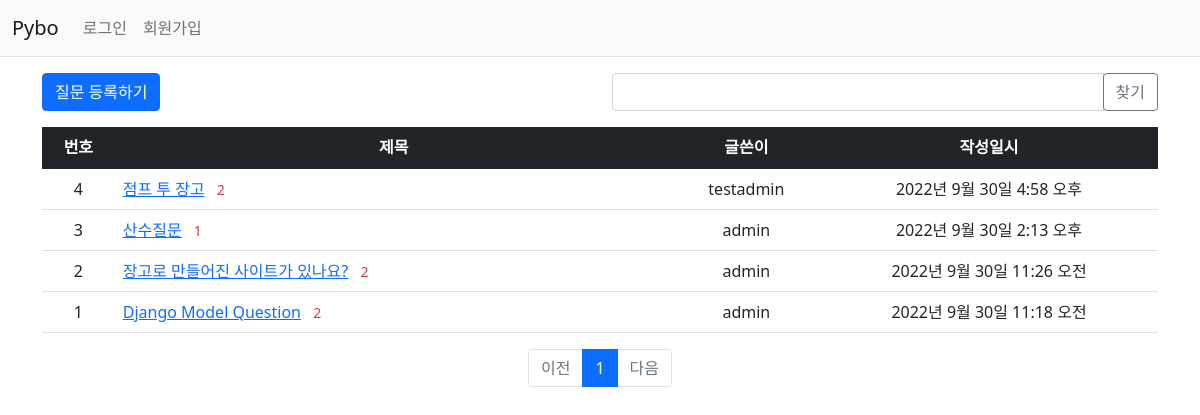
Page /pybo/ on the earlier database version.
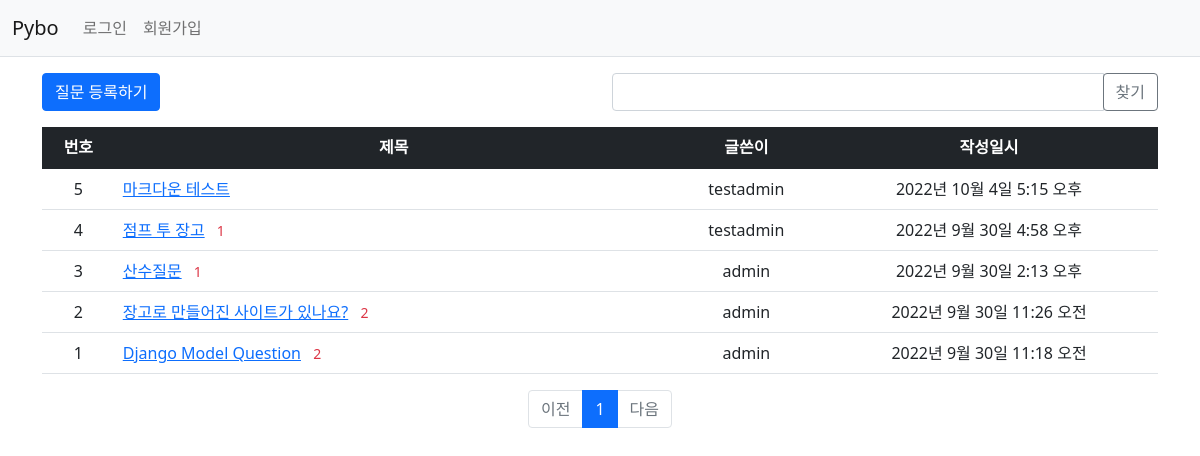
Same page on the later database version.
### pybo/models.py (models this page shows, shortened)
class Question(models.Model):
    author = models.ForeignKey(User, on_delete=models.CASCADE, related_name='author_question')
    subject = models.CharField(max_length=200)
    content = models.TextField()
    create_date = models.DateTimeField()
    modify_date = models.DateTimeField(null=True, blank=True)
    voter = models.ManyToManyField(User, related_name='voter_question')  # 추천인 추가

### pybo/views/base_views.py (the view, shortened to what this page needs)
# urls.py: path('', base_views.index, name='index'),  # '/' 에 해당되는 path
def index(request):
    page = request.GET.get('page', '1')  # 페이지
    kw = request.GET.get('kw', '')  # 검색어
    question_list = Question.objects.order_by('-create_date')
    paginator = Paginator(question_list, 10)  # 페이지당 10개씩 보여주기
    page_obj = paginator.get_page(page)
    context = {'question_list': page_obj, 'page': page, 'kw': kw}
    return render(request, 'pybo/question_list.html', context)

### pybo/templatetags/pybo_filter.py (called while the page is built)
@register.filter
def sub(value, arg):
    return value - arg

### templates/pybo/question_list.html (shortened to what this page needs)
{% extends 'base.html' %}
{% load pybo_filter %}
{% block content %}
<div class="container my-3">
    <div class="row my-3">
        <div class="col-6">
            <a href="{% url 'pybo:question_create' %}" class="btn btn-primary">질문 등록하기</a>
        </div>
        <div class="col-6">
            <div class="input-group">
                <input type="text" id="search_kw" class="form-control" value="{{ kw|default_if_none:'' }}">
                <div class="input-group-append">
                    <button class="btn btn-outline-secondary" type="button" id="btn_search">찾기</button>
                </div>
            </div>
        </div>
    </div>
    <table class="table">
        <thead>
        <tr class="text-center table-dark">
            <th>번호</th>
            <th style="width:50%">제목</th>
            <th>글쓴이</th>
            <th>작성일시</th>
        </tr>
        </thead>
        <tbody>
        {% if question_list %}
        {% for question in question_list %}
        <tr class="text-center">
            <td>
                {{ question_list.paginator.count|sub:question_list.start_index|sub:forloop.counter0|add:1 }}
            </td>
            <td class="text-start">
                <a href="{% url 'pybo:detail' question.id %}">{{ question.subject }}</a>
                {% if question.answer_set.count > 0 %}
                <span class="text-danger small mx-2">{{ question.answer_set.count }}</span>
                {% endif %}
            <td>{{ question.author.username }}</td>
            <td>{{ question.create_date }}</td>
        </tr>
        {% endfor %}
        {% else %}
        <tr>
            <td colspan="4">질문이 없습니다.</td>
        </tr>
        {% endif %}
        </tbody>
    </table>
    <ul class="pagination justify-content-center">
        {% if question_list.has_previous %}
        <li class="page-item">
            <a class="page-link" data-page="{{ question_list.previous_page_number }}"
           href="javascript:void(0)">이전</a>
        </li>
        {% else %}
        <li class="page-item disabled">
            <a class="page-link" tabindex="-1" aria-disabled="true" href="#">이전</a>
        </li>
        {% endif %}
        {% for page_number in question_list.paginator.page_range %}
        {% if page_number >= question_list.number|add:-5 and page_number <= question_list.number|add:5 %}
        {% if page_number == question_list.number %}
        <li class="page-item active" aria-current="page">
             <a class="page-link" data-page="{{ page_number }}"
           href="javascript:void(0)">{{ page_number }}</a>
        </li>
        {% else %}
        <li class="page-item">
            <a class="page-link" data-page="{{ page_number }}"
           href="javascript:void(0)">{{ page_number }}</a>
        </li>
        {% endif %}
        {% endif %}
        {% endfor %}
        {% if question_list.has_next %}
        <li class="page-item">
            <a class="page-link" data-page="{{ question_list.next_page_number }}"
           href="javascript:void(0)">다음</a>
        </li>
        {% else %}
        <li class="page-item disabled">
            <a class="page-link" tabindex="-1" aria-disabled="true" href="#">다음</a>
        </li>
        {% endif %}
    </ul>
</div>
{% endblock %}

### templates/base.html (shortened to what this page needs)
{% load static %}
<!doctype html>
<html lang="ko">
<head>
    <link rel="stylesheet" type="text/css" href="{% static 'bootstrap.min.css' %}">
    <link rel="stylesheet" type="text/css" href="{% static 'pybo/style.css' %}">
</head>
<body>
{% include "navbar.html" %}
{% block content %}
{% endblock %}
</body>
</html>

### templates/navbar.html (shortened to what this page needs)
<nav class="navbar navbar-expand-lg navbar-light bg-light border-bottom">
    <div class="container-fluid">
        <a class="navbar-brand" href="{% url 'index' %}">Pybo</a>
        <div class="collapse navbar-collapse" id="navbarSupportedContent">
            <ul class="navbar-nav me-auto mb-2 mb-lg-0">
                <li class="nav-item">
                    {% if user.is_authenticated %}
                    <a class="nav-link" href="{% url 'common:logout' %}">{{ user.username }} (로그아웃)</a>
                    {% else %}
                    <a class="nav-link" href="{% url 'common:login' %}">로그인</a>
                    {% endif %}
                </li>
                <li>
                    {% if not user.is_authenticated %}
                    <a class="nav-link" href="{% url 'common:signup' %}">회원가입</a>
                    {% endif %}
                </li>
            </ul>
        </div>
    </div>
</nav>

Differences in the rows shown:
added Question: paginator.count|sub "5", subject "마크다운 테스트", author.username "testadmin", create_date "2022년 10월 4일 5:15 오후"
computed for Question "점프 투 장고": answer_set.count "2" → "1"
